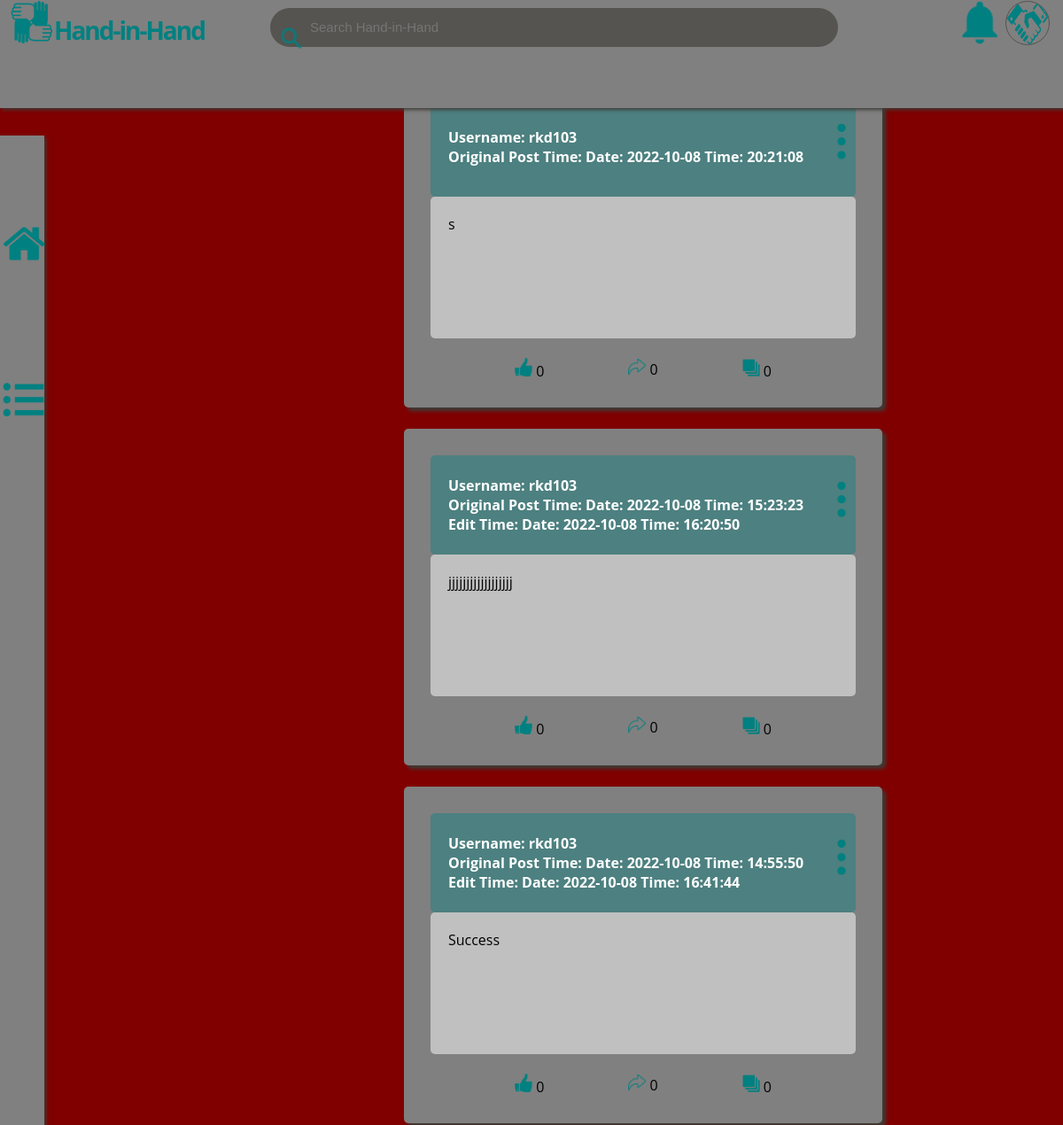
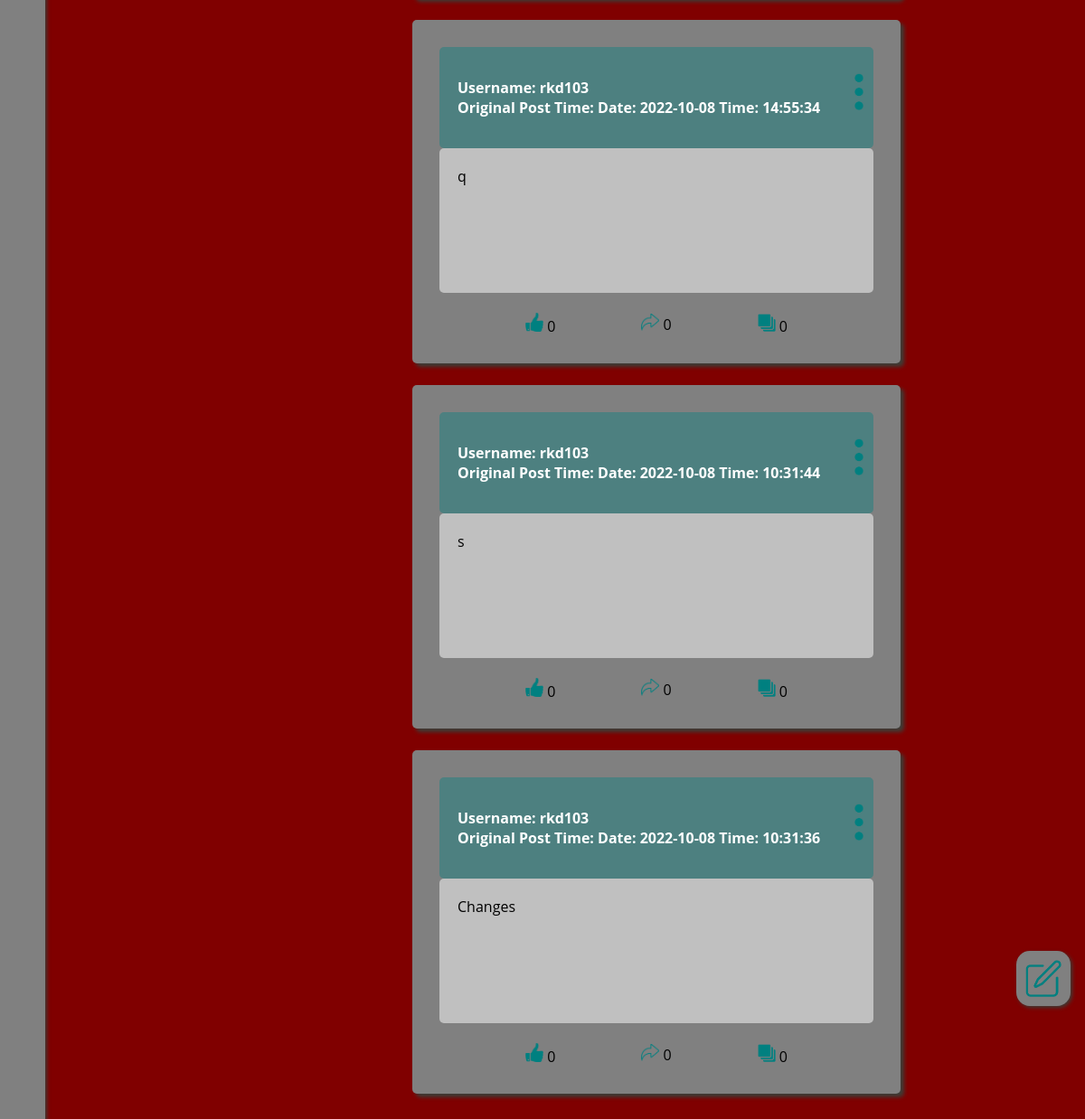
The app's page /home/timeline (signed in) with its own data (2 pictures, top to bottom).
### app.py (models this page shows)
class Post(db.Model):
    post_id = db.Column(db.Integer, unique=True, primary_key=True)
    username = db.Column(db.String(1024), nullable=False)
    post_text = db.Column(db.String(1024), nullable=False)
    num_likes = db.Column(db.Integer, nullable=False)
    num_shares = db.Column(db.Integer, nullable=False)
    num_comments = db.Column(db.Integer, nullable=False)
    original_post_time = db.Column(db.TIMESTAMP, nullable=False)
    last_edit_time = db.Column(db.TIMESTAMP, nullable=True)

### app.py (the view)
@app.route('/home/timeline', methods=['GET', 'POST'])
@login_required
def user_timeline():
    user_timeline = Post.query.filter_by(username = current_user.username)
    user_timeline = user_timeline.order_by(Post.original_post_time.desc())
    user_timeline = user_timeline.all()
    return render_template('personal_timeline.html', timeline = user_timeline)

### app.py (called while the page is built)
@login_manager.user_loader
def user_loader(username):
    return User.query.get(username)

### templates/personal_timeline.html (shortened to what this page needs)
{% extends 'navigation_overlay.html' %}
{% block user_account_image %}
    <a href="/home/account">
        <img class="user_account_image" src="/static/default_user_account_icon.png" width="48px" height="48px" title="User Account">
    </a>
{% endblock %}
{% block body %}
{% set ns = namespace(messages="") %}
{% for timeline_post in timeline %}
        <div class="timeline_post">
            {% set post_menu_button_id = "post_menu_button_" ~ loop.index %}
            {% set post_menu_id = "post_menu_" ~ loop.index %}
            {% set comment_on_post_id = "comment_on_post_" ~ loop.index %}
            {% set edit_post_id = "edit_post_" ~ loop.index %}
            {% set delete_post_id = "delete_post_" ~ loop.index %}
            <div class="timeline_post_header">
                <div>
                    <div> Username: {{ timeline_post.username }} </div>
                    <div> Original Post Time: {{ timeline_post.original_post_time.strftime('Date: %Y-%m-%d\n\nTime: %H:%M:%S') }} </div>
                    {% if timeline_post.last_edit_time %}
                        <div> Edit Time: {{ timeline_post.last_edit_time.strftime('Date: %Y-%m-%d\n\nTime: %H:%M:%S') }} </div>
                    {% endif %}
                </div>
                <div class="dropdown_menu" style="position: flex; left: 90%; top: 5vh;">
                    <button class="dropdown_menu_button">
                        <img class="menu_image" src="/static/three_dots_menu_icon.png" width="10px"  title="Comment Options">
                    </button>
                    <br/><br/><br/>
                </div>
            </div>
            <div class="timeline_post_text">
                <span>{{ timeline_post.post_text }}</span>
            </div>
            <div class="timeline_post_footer">
                <div> <br/> <img src="/static/like_icon.png" width="20px" title="Likes"> {{ timeline_post.num_likes }} </div>
                <div> <br/> <img src="/static/share_icon.png" width="20px" title="Shares"> {{ timeline_post.num_shares }} </div>
                <div> <br/> <img src="/static/comment_count_icon.png" width="20px" title="Comments"> {{ timeline_post.num_comments }} </div>
            </div>
        </div>
        {% endfor %}
    {% endblock %}

### templates/navigation_overlay.html (shortened to what this page needs)
<!DOCTYPE html>
<html>
    <head>
        <link rel="stylesheet" href="{{ url_for('static', filename='site.css') }}">
    </head>
    <header class="top_navigation_bar" style=  "display: block;
                                                border-style: none;
                                                background-color: grey;
                                                box-shadow: 2px 2px 4px #3d3c36;
                                                left: 0%;
                                                top: 0%;
                                                position: fixed;
                                                min-width: 100%;
                                                height: 4%;
                                                margin: 0 auto;
                                                padding: 10px;
                                                z-index: +2;">
        <section class="web_site_logo" style=  "color: teal;
                                                font-family: Open Sans;
                                                font-size: 28px;
                                                letter-spacing: -2px;">
            <section style="left: 5%;
                            position: absolute;
                            top: 12%;"
                                                title="Website Domain Name">
                            <b>Hand-in-Hand</b>
            </section>
            <a href="/home/">
                <img class="logo_emblem" src="{{ url_for('static', filename='Hand-in-Hand_icon.png') }}" style="width: 48px;
                                                                                            height: 48px;
                                                                                            left: 1%;
                                                                                            top: 1%;
                                                                                            position: absolute;"
                                                                                                                    title="Home">
            </a>
            <form action="/home/search" method="post">
                <section id="search_bar">
                    <input type="text" name="search_bar_input" placeholder="Search Hand-in-Hand" style="border-style: none;
                                                                                                        background-color: #3d3c36a4;
                                                                                                        border-radius: 50px;
                                                                                                        z-index: +1;
                                                                                                        left: 25%;
                                                                                                        position: absolute;
                                                                                                        top: 7%;
                                                                                                        width: 48%;
                                                                                                        padding-left: 45px;
                                                                                                        padding-block: 12px;"
                                                                                                                                        title="Search Bar" onlick="submit" pattern=".{1,1024}">
                    <img src="/static/search_icon.png" width="24px" height="24px" style=   "left: 26%;
                                                                                            position: absolute;
                                                                                            top: 25%;
                                                                                            z-index: +2;
                                                                                            ">
                </section>
            </form>
            {% block user_account_image %}{% endblock %}
            <a href="/home/notifications">
                <img class="notification_image" src="/static/notification_icon.png" width="40px"  title="Notifications">
            </a>
        </section>
    </header>
    <header class="left_navigation_bar" style= "left:0;
                                                top: 6%;
                                                bottom: 0;
                                                width: 2.5%;
                                                display: block;
                                                border-style: none;
                                                background-color: grey;
                                                box-shadow: 2px 2px 4px #3d3c36;
                                                position: fixed;
                                                min-height: 100%;
                                                margin: 0 auto;
                                                padding: 10px;
                                                z-index: +1;">
        <a href="/home/">
            <img class="homepage_image" src="/static/home_icon.png" width="48px"  title="Home">
        </a>
        <section class="dropdown_menu">
            <button class="dropdown_menu_button">
                <img class="menu_image" src="/static/menu_icon.png" width="48px"  title="Menu">
            </button>
            <br/><br/><br/><br/>
        </section>
    </header>
    <img class="create_post_image" src="/static/create_post_icon.png" title="New Status" onclick="on()">
        <body style=   "padding: 4%;
                        width: fit-content;
                        height: auto;">
            {% block body %}
            {% endblock %}
        </body>
</html>

### static/site.css (style rules this page uses)
body { font-family: Open Sans; background-color: #800000; width: 100%; height: 100%; }
input[type=text] { border-radius: 5px; color: white; background-color: #80000033; border-style: inset; font-size: 17px; padding: 6px 10px; width: 90%; }
::placeholder { font-size: 15px; }
.user_account_image { left: 93%; top: 1%; position: absolute; border-style: solid; border-radius: 50px; border-color: rgba(61, 60, 54, 0.643); background-color: transparent; border-width: 1px; }
.notification_image { left: 89%; top: 1%; position: absolute; border-style: none; border-width: 5px; }
.homepage_image { left: 6%; top: 4%; position: absolute; border-style: none; border-width: 5px; }
.menu_image { left: 6%; top: 12%; position: absolute; border-style: none; border-width: 5px; }
.dropdown_menu_button { border: none; background-color: transparent; left: 6%; top: 12%; position: absolute; width: 48px; height: 96px; }
.dropdown_menu { display: inline-block; left: 0%; top: 10%; position: absolute; }
.create_post_image { left: 93.7%; top: 91%; position: fixed; width: 40px; z-index: +5; border-style: none; border-radius: 25%; background-color: grey; position: fixed; box-shadow: 2px 2px 4px #3d3c36; padding: 10px; }

### templates/personal_timeline.html (style rules this page uses)
.timeline_post { min-height: 20vmin; align-self: auto; width: 80%; margin-top: 2vmin; margin-bottom: 2vmin; border: 0.2vmin none; border-radius: 5px; background-color: grey; box-shadow: 4px 4px 4px #3d3c36; left: 50vh; width: 60vh; position: relative; display: -moz-inline-stack; padding: 30px; }
.timeline_post_header { display: flex; align-items: center; justify-content: space-between; height: 6vmin; background-color: rgba(0, 128, 128, 0.40); padding: 20px; border-radius: 5px; font-weight: bold; color: white; }
.timeline_post_text { display: flex; min-height: 10vmin; max-height: 90vmin; overflow: auto; background-color: rgba(255, 255, 255, 0.5); border-radius: 5px; padding: 20px; }
.timeline_post_text > span { word-break: break-all; white-space: break-spaces; }
.timeline_post_footer { display: flex; height: 4vmin; justify-content: space-evenly; align-items: center; }

### records on screen
Post: username "rkd103", original_post_time "Date: 2022-10-08 Time: 20:21:08", post_text "s", num_likes "0", num_shares "0", num_comments "0"
Post: username "rkd103", original_post_time "Date: 2022-10-08 Time: 15:23:23", last_edit_time "Date: 2022-10-08 Time: 16:20:50", post_text "jjjjjjjjjjjjjjjjjj", num_likes "0", num_shares "0", num_comments "0"
Post: username "rkd103", original_post_time "Date: 2022-10-08 Time: 14:55:50", last_edit_time "Date: 2022-10-08 Time: 16:41:44", post_text "Success", num_likes "0", num_shares "0", num_comments "0"
Post: username "rkd103", original_post_time "Date: 2022-10-08 Time: 14:55:34", post_text "q", num_likes "0", num_shares "0", num_comments "0"
Post: username "rkd103", original_post_time "Date: 2022-10-08 Time: 10:31:44", post_text "s", num_likes "0", num_shares "0", num_comments "0"
Post: username "rkd103", original_post_time "Date: 2022-10-08 Time: 10:31:36", post_text "Changes", num_likes "0", num_shares "0", num_comments "0"
